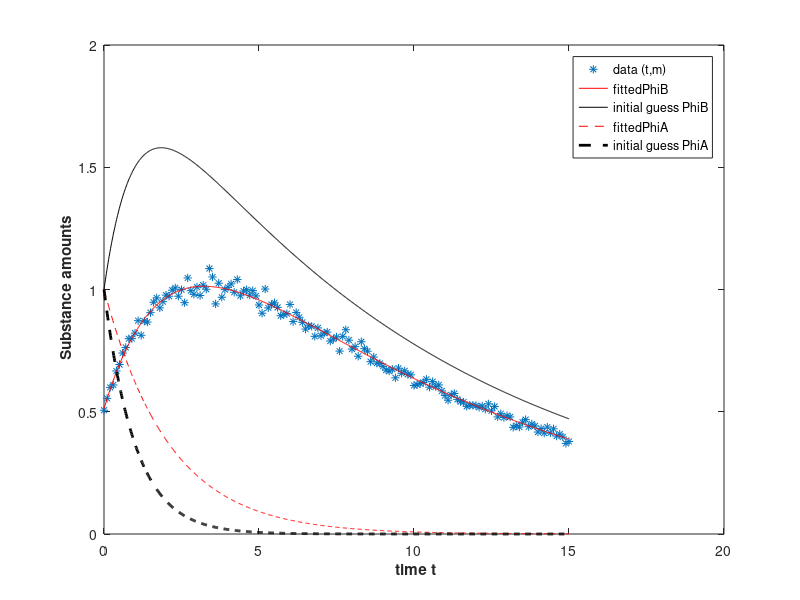
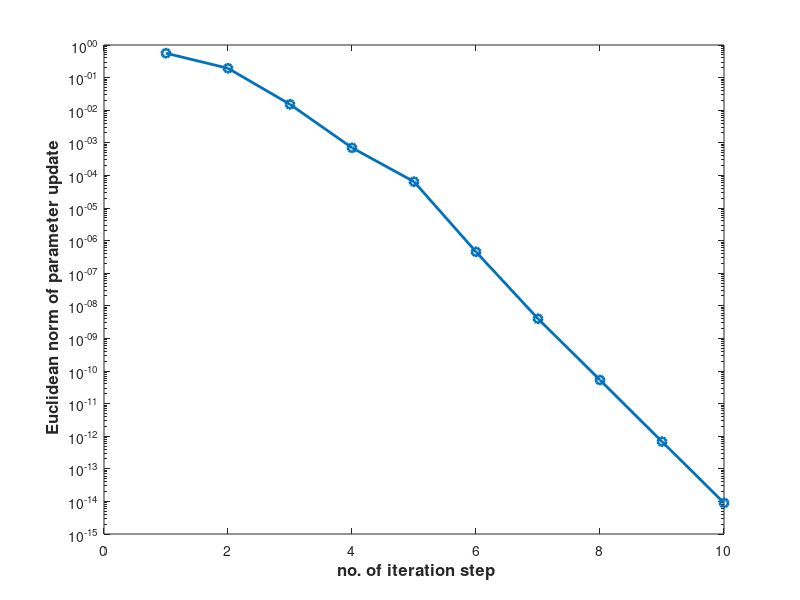

MATLAB code for these plots, in order:
function x = GNradioactive
close all; tic;
% get measured data:   [t, m] column vectors
load decay.mat;

format shortE;

% CODE TEST: create perturbed vector  m  with known parameters
% xtest = [1.7,  0.4,  0.7,  0.2]';
% m = F(xtest, t, 0) + 0.01*randn(size(t));

% initial guess:
xi = [1,  1,  1, 0.1]';
x = xi;
GNupdate = 1;
GNiter = 0;
while GNupdate > 1e-14
    GNiter = GNiter+1;
    Fx = F(x, t, m);
    DFx = DF(x, t);
    % solve linear least squares:
    s = DFx\Fx;
    % [Q,R] = qr(DFx, 0);   s = R\(Q'*Fx);
    x = x-s;
    GNupdate(GNiter) = norm(s,inf);
end
lGN = log(GNupdate);
order = (lGN(3:end)-lGN(2:end-1))./(lGN(2:end-1)-lGN(1:end-2));
rate = GNupdate(2:end)./GNupdate(1:end-1);
% print norm of the update, rate and order of convergence:
GNupdate_rate_order = [GNupdate',[0;rate'],[0;0;order']]

disp('Solution: '); x,

figure('name','solution');
t_plot = linspace(t(1),t(length(t)),1000);
plot(t,m,'*', t_plot, F(x,t_plot,0),'r',...
    t_plot, F(xi,t_plot,0),'k',...
    t_plot, x(1)*exp(-x(3)*t_plot), 'r--',...
    t_plot, xi(1)*exp(-xi(3)*t_plot), 'k--','linewidth',2);
xlabel('{\bf time t}');
ylabel('{\bf Substance amounts}');
legend('data (t,m)', 'fittedPhiB','initial guess PhiB',...
     'fittedPhiA','initial guess PhiA','location','best');
print -depsc2 'EstimatedPhiAPhiB.eps';

figure('name','convergence');
semilogy(1:GNiter,GNupdate, '-o','linewidth',2);
xlabel('{\bf no. of iteration step}','fontsize',12); 
ylabel('{\bf Euclidean norm of parameter update}','fontsize',12);
print -depsc2 'GNconvergence.eps';

% CODE TEST: check if you reached your initial parameters:
% CodeTest = [xtest, x]
toc
end

function r = F(x,t,m)
% Function F to be minimized in 2-norm 
% With m=0, it corresponds to Phi_B
% Inputs:  x     4-vector,
%          t     vector/matrix of any size
%          m     vector/matrix of the size of t, or scalar
% Output:  r     vector/matrix of the size of t
r = exp(-x(4)*t) * x(2) + x(3)/(x(4)-x(3)) *...
    (exp(-x(3)*t) - exp(-x(4)*t)) * x(1) -m; 


end

function r = DF(x,t)
% Jacobian of F
% inputs:  x        4-vector,
%          t        column vector of length N
% output:  r        N x 4  matrix
d = x(4)-x(3);
ex3 = exp(-x(3)*t);
ex4 = exp(-x(4)*t);
exd = ex3-ex4;
r = [x(3)/d*exd,    ex4,...
    x(4)/d^2*x(1) * exd - x(3)*x(1)/d * t.* ex3, ...
    -x(2)*ex4 .* t + x(3)*x(1)/d *t.*ex4 - x(4)/d^2*x(1) *exd];
end
